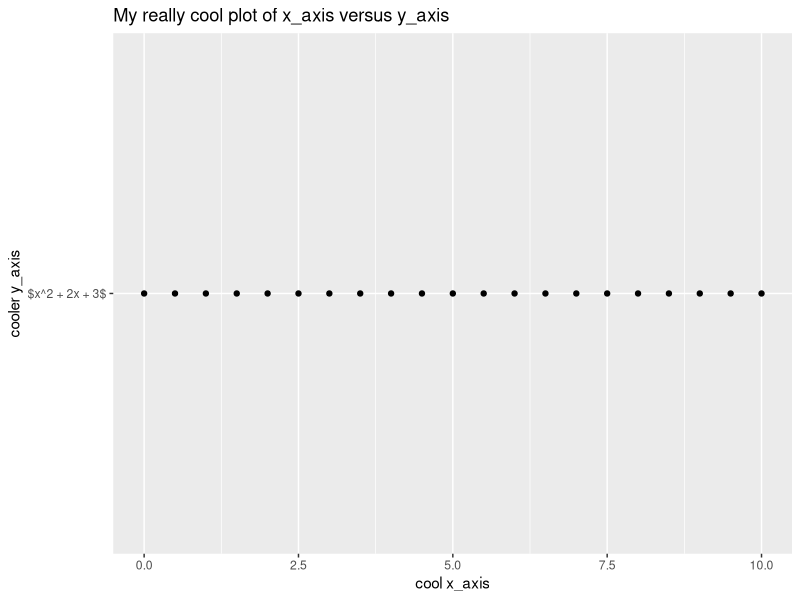

This figure's R source:
## ---- chunk 1
####This is a makdown test
##"the variable y contains the mean of 5 values."
## ---- chunk 2
x <- sample(5)
y <- mean(x)

xemphasized <- x

## ---- chunk 3
sec_per_min <- 60
sec_per_hour <- sec_per_min * 60
sec_per_day <- sec_per_hour * 24

sec_per_day

## ---- chunk 4
c(1, 2, 3, "Hi")
# character
class(c(1, 2, 3, FALSE))
# Numeric
## ---- chunk 5
x_axis <- seq(0, 10, by = 0.5)




## ---- chunk 6
y_axis <- c('$x^2 + 2x + 3$')

## ---- chunk 7
library(ggplot2)
?qplot
qplot( x_axis, 
      y_axis,
      xlab = "cool x_axis",
      ylab = "cooler y_axis",
      main = "My really cool plot of x_axis versus y_axis")
      

